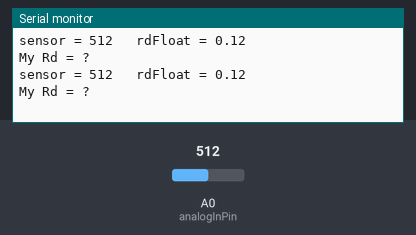
Simulated run of this sketch. Board: Arduino Uno, built with avr-gcc and run on an emulated ATmega328P. Shown: the last lines printed to the serial monitor. The inputs (shaded band) are chosen by the test bench; at power-on: A0 (analogInPin) = 512.

Above: at 3.8 s.
3.9 s: A0 (analogInPin) set to 716
At 6.8 s:
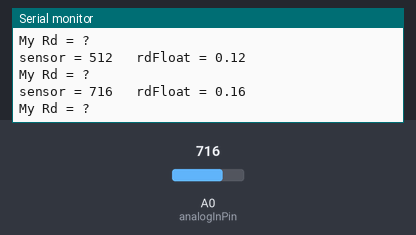
7.8 s: A0 (analogInPin) set to 900
At 10.3 s:
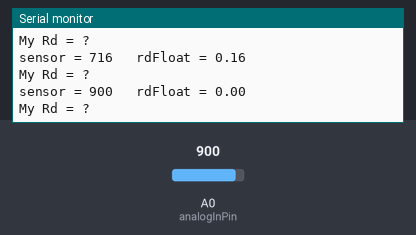
Timing chart, 0 to 11.8 s (numbered marks = the images above; inputs shaded):
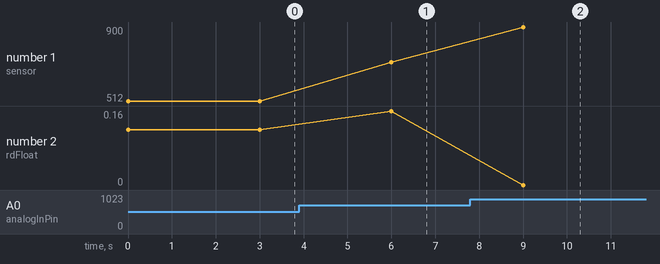

The sketch:

RdGen.ino
```cpp
#include <stdio.h>

static FILE uartout = {0} ;

const int analogInPin = A0;  // Analog input pin that the potentiometer is attached to
const int analogOutPin = 9; // Analog output pin that the LED is attached to

int sensorValue = 0;        // value read from the pot
int outputValue = 0;        // value output to the PWM (analog out)
int rd = 0;
float rdFloat = 0;

static int uart_putchar (char c, FILE *stream)
{
    Serial.write(c) ;
    return 0 ;
}


void setup() {
  // initialize serial communications at 9600 bps:
  Serial.begin(9600);
  // fill in the UART file descriptor with pointer to writer.
  fdev_setup_stream (&uartout, uart_putchar, NULL, _FDEV_SETUP_WRITE);
  // The uart is the standard output device STDOUT.
   stdout = &uartout ;
}

void loop() {
  // read the analog in value:
  sensorValue = analogRead(analogInPin);
  rd = sensorValue % 100;
  //rd = map(rd, 0, 99, 0, 255);
  rdFloat = (float)(rd)/100.0;
  // map it to the range of the analog out:
  //outputValue = map(sensorValue, 0, 1023, 0, 255);
  // change the analog out value:
  //analogWrite(analogOutPin, outputValue);

  // print the results to the serial monitor:
  Serial.print("sensor = " );
  Serial.print(sensorValue);
  Serial.print("\t rdFloat = ");
  Serial.println(rdFloat);
  fprintf( &uartout, "My Rd = %lf\n", rdFloat ) ;

  // wait 2 milliseconds before the next loop
  // for the analog-to-digital converter to settle
  // after the last reading:
  delay(3000);
}
```

Measured:
- after the input at 3.9 s, the serial monitor: prints a new line after 2.1 s (image 1)
- after the input at 7.8 s, the serial monitor: prints a new line after 1.2 s (image 2)
- plotted number 1: 512 → 716 after the input at 3.9 s, 716 → 900 after the input at 7.8 s
- plotted number 2: 0.12 → 0.16 after the input at 3.9 s, 0.16 → 0 after the input at 7.8 s
